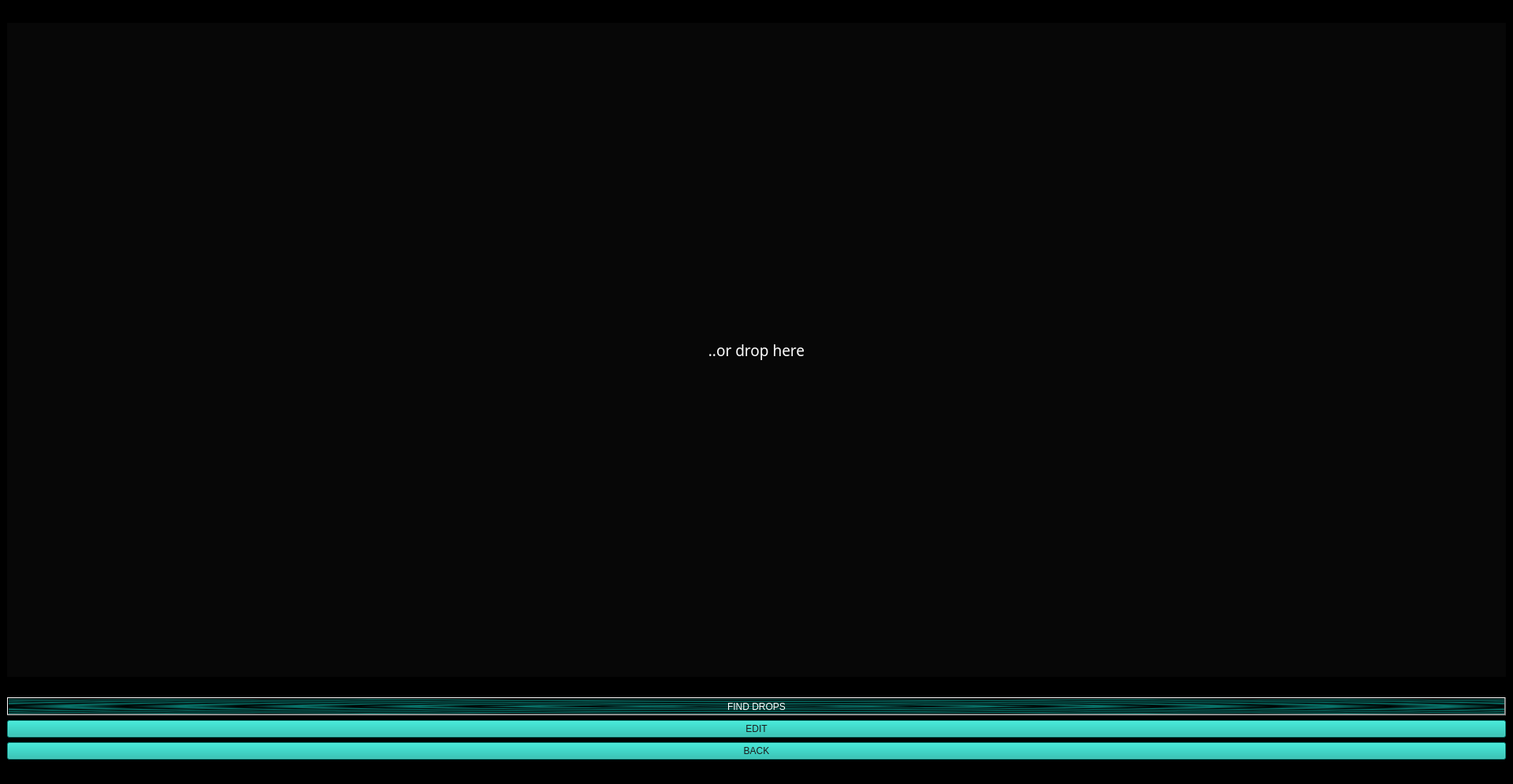
<?xml version="1.0" encoding="UTF-8"?>
<ui version="4.0">
 <class>MainWindow</class>
 <widget class="QMainWindow" name="MainWindow">
  <property name="geometry">
   <rect>
    <x>0</x>
    <y>0</y>
    <width>1920</width>
    <height>995</height>
   </rect>
  </property>
  <property name="minimumSize">
   <size>
    <width>1920</width>
    <height>995</height>
   </size>
  </property>
  <property name="maximumSize">
   <size>
    <width>1920</width>
    <height>995</height>
   </size>
  </property>
  <property name="baseSize">
   <size>
    <width>800</width>
    <height>599</height>
   </size>
  </property>
  <property name="font">
   <font>
    <pointsize>14</pointsize>
   </font>
  </property>
  <property name="windowTitle">
   <string>MainWindow</string>
  </property>
  <property name="styleSheet">
   <string notr="true">background-color: rgb(0, 0, 0);
background-image: url(:/wallpaper1.jpg);
color: rgb(255, 255, 255);</string>
  </property>
  <widget class="QWidget" name="centralwidget">
   <layout class="QGridLayout" name="gridLayout">
    <item row="1" column="0">
     <widget class="QLabel" name="label">
      <property name="sizePolicy">
       <sizepolicy hsizetype="Expanding" vsizetype="Expanding">
        <horstretch>0</horstretch>
        <verstretch>0</verstretch>
       </sizepolicy>
      </property>
      <property name="minimumSize">
       <size>
        <width>1898</width>
        <height>717</height>
       </size>
      </property>
      <property name="baseSize">
       <size>
        <width>1898</width>
        <height>717</height>
       </size>
      </property>
      <property name="font">
       <font>
        <family>Tw Cen MT</family>
        <pointsize>14</pointsize>
        <weight>9</weight>
        <italic>false</italic>
        <bold>false</bold>
       </font>
      </property>
      <property name="styleSheet">
       <string notr="true">background-color: rgb(7, 7, 7);
font: 75 14pt &quot;Tw Cen MT&quot;;</string>
      </property>
      <property name="text">
       <string>..or drop here</string>
      </property>
      <property name="alignment">
       <set>Qt::AlignCenter</set>
      </property>
      <property name="margin">
       <number>1</number>
      </property>
     </widget>
    </item>
    <item row="3" column="0">
     <widget class="QPushButton" name="toNeuralButton">
      <property name="styleSheet">
       <string notr="true">font: 20pt &quot;Tw Cen MT Condensed Extra Bold&quot;;
background-color: qradialgradient(spread:repeat, cx:0.5, cy:0.5, radius:0.077, fx:0.5, fy:0.5, stop:0 rgba(13, 183, 168, 168), stop:0.497326 rgba(0, 0, 0, 147), stop:1 rgba(13, 183, 168, 168));

</string>
      </property>
      <property name="text">
       <string>FIND DROPS</string>
      </property>
     </widget>
    </item>
    <item row="4" column="0">
     <widget class="QPushButton" name="ImageProcessingButton">
      <property name="styleSheet">
       <string notr="true">background-color: rgb(13, 183, 168);
font:  26pt &quot;Tw Cen MT&quot;;
color: rgb(27, 27, 27);</string>
      </property>
      <property name="text">
       <string>EDIT</string>
      </property>
     </widget>
    </item>
    <item row="6" column="0">
     <widget class="QPushButton" name="BackButton">
      <property name="styleSheet">
       <string notr="true">background-color: rgb(13, 183, 168);
font:  26pt &quot;Tw Cen MT&quot;;
color: rgb(27, 27, 27);</string>
      </property>
      <property name="text">
       <string>BACK</string>
      </property>
     </widget>
    </item>
    <item row="2" column="0">
     <widget class="QLabel" name="label_2">
      <property name="text">
       <string/>
      </property>
     </widget>
    </item>
    <item row="0" column="0">
     <widget class="QLabel" name="label_3">
      <property name="text">
       <string/>
      </property>
     </widget>
    </item>
   </layout>
  </widget>
  <widget class="QStatusBar" name="statusbar"/>
 </widget>
 <resources>
  <include location="backgr.qrc"/>
 </resources>
 <connections/>
</ui>
